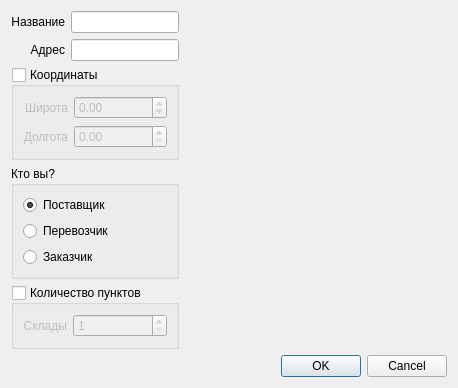
<?xml version="1.0" encoding="UTF-8"?>
<ui version="4.0">
 <class>RegistrationDialog</class>
 <widget class="QDialog" name="RegistrationDialog">
  <property name="geometry">
   <rect>
    <x>0</x>
    <y>0</y>
    <width>458</width>
    <height>380</height>
   </rect>
  </property>
  <property name="windowTitle">
   <string>Регистрация</string>
  </property>
  <layout class="QVBoxLayout" name="verticalLayout">
   <item>
    <layout class="QHBoxLayout" name="horizontalLayout" stretch="0,1">
     <item>
      <layout class="QVBoxLayout" name="verticalLayout_2">
       <item>
        <layout class="QGridLayout" name="gridLayout">
         <item row="1" column="1">
          <widget class="QLineEdit" name="lne_address"/>
         </item>
         <item row="1" column="0">
          <widget class="QLabel" name="lbl_address">
           <property name="text">
            <string>Адрес</string>
           </property>
           <property name="alignment">
            <set>Qt::AlignRight|Qt::AlignTrailing|Qt::AlignVCenter</set>
           </property>
          </widget>
         </item>
         <item row="0" column="1">
          <widget class="QLineEdit" name="lne_name"/>
         </item>
         <item row="0" column="0">
          <widget class="QLabel" name="lbl_name">
           <property name="text">
            <string>Название</string>
           </property>
           <property name="alignment">
            <set>Qt::AlignRight|Qt::AlignTrailing|Qt::AlignVCenter</set>
           </property>
          </widget>
         </item>
        </layout>
       </item>
       <item>
        <widget class="QGroupBox" name="gb_coords">
         <property name="title">
          <string>Координаты</string>
         </property>
         <property name="checkable">
          <bool>true</bool>
         </property>
         <property name="checked">
          <bool>false</bool>
         </property>
         <layout class="QGridLayout" name="gridLayout_2" columnstretch="0,1">
          <item row="0" column="0">
           <widget class="QLabel" name="lbl_latitude">
            <property name="text">
             <string>Широта</string>
            </property>
            <property name="alignment">
             <set>Qt::AlignRight|Qt::AlignTrailing|Qt::AlignVCenter</set>
            </property>
           </widget>
          </item>
          <item row="0" column="1">
           <widget class="QDoubleSpinBox" name="spb_latitude">
            <property name="minimum">
             <double>-90.000000000000000</double>
            </property>
            <property name="maximum">
             <double>90.000000000000000</double>
            </property>
           </widget>
          </item>
          <item row="1" column="0">
           <widget class="QLabel" name="lbl_longitude">
            <property name="text">
             <string>Долгота</string>
            </property>
            <property name="alignment">
             <set>Qt::AlignRight|Qt::AlignTrailing|Qt::AlignVCenter</set>
            </property>
           </widget>
          </item>
          <item row="1" column="1">
           <widget class="QDoubleSpinBox" name="spb_longitude">
            <property name="maximum">
             <double>360.000000000000000</double>
            </property>
           </widget>
          </item>
         </layout>
        </widget>
       </item>
       <item>
        <widget class="QGroupBox" name="gb_type">
         <property name="title">
          <string>Кто вы?</string>
         </property>
         <layout class="QVBoxLayout" name="verticalLayout_3">
          <item>
           <widget class="QRadioButton" name="rb_supplier">
            <property name="text">
             <string>Поставщик</string>
            </property>
            <property name="checked">
             <bool>true</bool>
            </property>
           </widget>
          </item>
          <item>
           <widget class="QRadioButton" name="rb_transfer">
            <property name="text">
             <string>Перевозчик</string>
            </property>
           </widget>
          </item>
          <item>
           <widget class="QRadioButton" name="rb_customer">
            <property name="text">
             <string>Заказчик</string>
            </property>
           </widget>
          </item>
         </layout>
        </widget>
       </item>
       <item>
        <widget class="QGroupBox" name="gb_counter">
         <property name="title">
          <string>Количество пунктов</string>
         </property>
         <property name="checkable">
          <bool>true</bool>
         </property>
         <property name="checked">
          <bool>false</bool>
         </property>
         <layout class="QGridLayout" name="gridLayout_3" columnstretch="0,1">
          <item row="0" column="0">
           <widget class="QLabel" name="lbl_counter">
            <property name="text">
             <string>Склады</string>
            </property>
            <property name="alignment">
             <set>Qt::AlignRight|Qt::AlignTrailing|Qt::AlignVCenter</set>
            </property>
           </widget>
          </item>
          <item row="0" column="1">
           <widget class="QSpinBox" name="spinBox">
            <property name="minimum">
             <number>1</number>
            </property>
            <property name="maximum">
             <number>5</number>
            </property>
           </widget>
          </item>
         </layout>
        </widget>
       </item>
      </layout>
     </item>
     <item>
      <widget class="QWidget" name="wdg_map" native="true"/>
     </item>
    </layout>
   </item>
   <item>
    <widget class="QDialogButtonBox" name="buttonBox">
     <property name="orientation">
      <enum>Qt::Horizontal</enum>
     </property>
     <property name="standardButtons">
      <set>QDialogButtonBox::Cancel|QDialogButtonBox::Ok</set>
     </property>
    </widget>
   </item>
  </layout>
 </widget>
 <resources/>
 <connections>
  <connection>
   <sender>buttonBox</sender>
   <signal>accepted()</signal>
   <receiver>RegistrationDialog</receiver>
   <slot>accept()</slot>
   <hints>
    <hint type="sourcelabel">
     <x>248</x>
     <y>254</y>
    </hint>
    <hint type="destinationlabel">
     <x>157</x>
     <y>274</y>
    </hint>
   </hints>
  </connection>
  <connection>
   <sender>buttonBox</sender>
   <signal>rejected()</signal>
   <receiver>RegistrationDialog</receiver>
   <slot>reject()</slot>
   <hints>
    <hint type="sourcelabel">
     <x>316</x>
     <y>260</y>
    </hint>
    <hint type="destinationlabel">
     <x>286</x>
     <y>274</y>
    </hint>
   </hints>
  </connection>
 </connections>
</ui>
